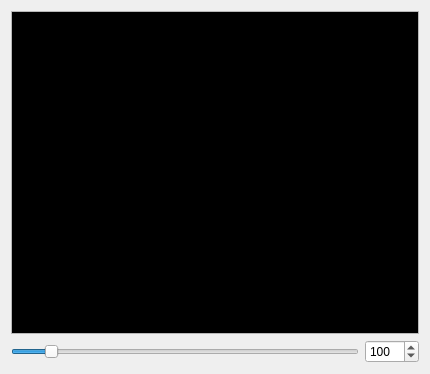
<?xml version="1.0" encoding="UTF-8"?>
<ui version="4.0">
 <class>ImageCropperContainer</class>
 <widget class="QWidget" name="ImageCropperContainer">
  <property name="geometry">
   <rect>
    <x>0</x>
    <y>0</y>
    <width>430</width>
    <height>374</height>
   </rect>
  </property>
  <property name="windowTitle">
   <string>Form</string>
  </property>
  <layout class="QGridLayout" name="gridLayout_2">
   <item row="0" column="0" colspan="2">
    <widget class="QScrollArea" name="scrollArea">
     <property name="widgetResizable">
      <bool>true</bool>
     </property>
     <widget class="QWidget" name="scrollAreaWidgetContents">
      <property name="geometry">
       <rect>
        <x>0</x>
        <y>0</y>
        <width>410</width>
        <height>326</height>
       </rect>
      </property>
      <property name="styleSheet">
       <string notr="true">background-color:black;</string>
      </property>
      <layout class="QGridLayout" name="gridLayout">
       <item row="0" column="2">
        <spacer name="verticalSpacer">
         <property name="orientation">
          <enum>Qt::Vertical</enum>
         </property>
         <property name="sizeHint" stdset="0">
          <size>
           <width>0</width>
           <height>139</height>
          </size>
         </property>
        </spacer>
       </item>
       <item row="1" column="0">
        <spacer name="horizontalSpacer">
         <property name="orientation">
          <enum>Qt::Horizontal</enum>
         </property>
         <property name="sizeHint" stdset="0">
          <size>
           <width>181</width>
           <height>0</height>
          </size>
         </property>
        </spacer>
       </item>
       <item row="1" column="1" rowspan="2" colspan="2">
        <widget class="ImageCropper" name="imageCropper" native="true">
         <property name="sizePolicy">
          <sizepolicy hsizetype="Fixed" vsizetype="Fixed">
           <horstretch>0</horstretch>
           <verstretch>0</verstretch>
          </sizepolicy>
         </property>
        </widget>
       </item>
       <item row="2" column="3">
        <spacer name="horizontalSpacer_2">
         <property name="orientation">
          <enum>Qt::Horizontal</enum>
         </property>
         <property name="sizeHint" stdset="0">
          <size>
           <width>181</width>
           <height>0</height>
          </size>
         </property>
        </spacer>
       </item>
       <item row="3" column="1">
        <spacer name="verticalSpacer_2">
         <property name="orientation">
          <enum>Qt::Vertical</enum>
         </property>
         <property name="sizeHint" stdset="0">
          <size>
           <width>0</width>
           <height>139</height>
          </size>
         </property>
        </spacer>
       </item>
      </layout>
     </widget>
    </widget>
   </item>
   <item row="1" column="1">
    <widget class="QSpinBox" name="zoomSpinBox">
     <property name="minimum">
      <number>1</number>
     </property>
     <property name="maximum">
      <number>1000</number>
     </property>
     <property name="value">
      <number>100</number>
     </property>
    </widget>
   </item>
   <item row="1" column="0">
    <widget class="QSlider" name="zoomSlider">
     <property name="minimum">
      <number>1</number>
     </property>
     <property name="maximum">
      <number>1000</number>
     </property>
     <property name="value">
      <number>100</number>
     </property>
     <property name="orientation">
      <enum>Qt::Horizontal</enum>
     </property>
     <property name="tickPosition">
      <enum>QSlider::NoTicks</enum>
     </property>
    </widget>
   </item>
  </layout>
 </widget>
 <customwidgets>
  <customwidget>
   <class>ImageCropper</class>
   <extends>QWidget</extends>
   <header>../ImageCropper/src/imagecropper.h</header>
   <container>1</container>
  </customwidget>
 </customwidgets>
 <resources/>
 <connections>
  <connection>
   <sender>zoomSlider</sender>
   <signal>valueChanged(int)</signal>
   <receiver>zoomSpinBox</receiver>
   <slot>setValue(int)</slot>
   <hints>
    <hint type="sourcelabel">
     <x>246</x>
     <y>363</y>
    </hint>
    <hint type="destinationlabel">
     <x>394</x>
     <y>352</y>
    </hint>
   </hints>
  </connection>
  <connection>
   <sender>zoomSpinBox</sender>
   <signal>valueChanged(int)</signal>
   <receiver>zoomSlider</receiver>
   <slot>setValue(int)</slot>
   <hints>
    <hint type="sourcelabel">
     <x>391</x>
     <y>362</y>
    </hint>
    <hint type="destinationlabel">
     <x>271</x>
     <y>356</y>
    </hint>
   </hints>
  </connection>
 </connections>
</ui>
